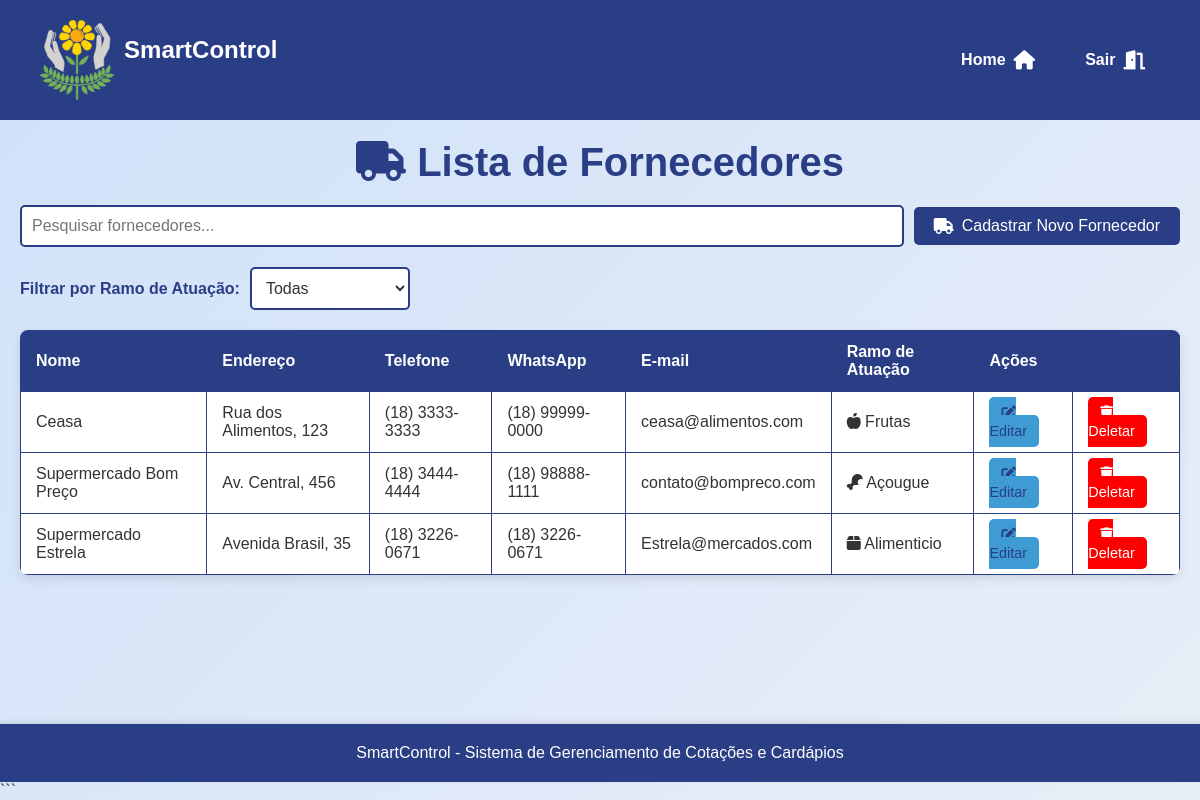
Page /assets/view/pages/fornecedores/listarFornecedores/listarFornecedores.php (signed in) on the earlier database version.
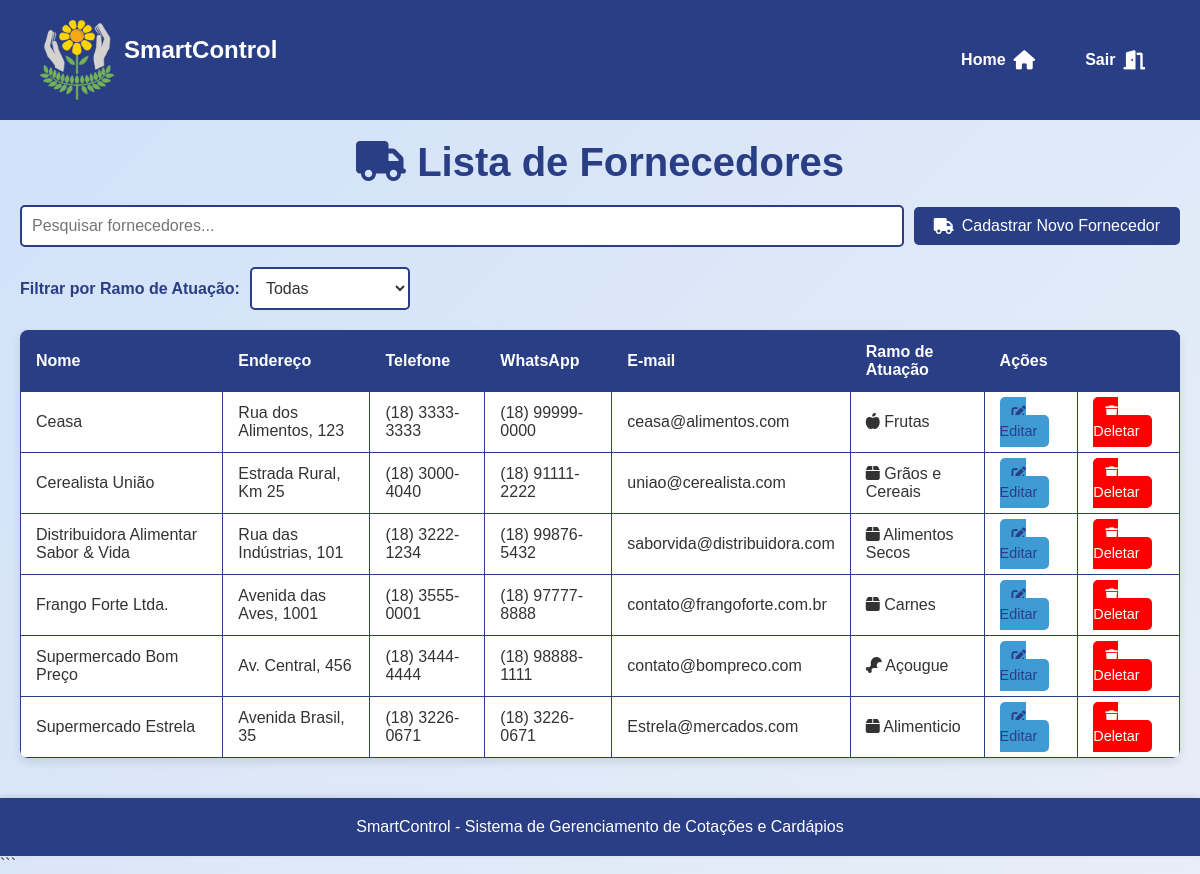
Same page on the later database version.
### tables this page shows
CREATE TABLE `fornecedores` (
  `id` int(11) NOT NULL,
  `nome` varchar(100) NOT NULL,
  `endereco` varchar(255) DEFAULT NULL,
  `telefone` varchar(15) DEFAULT NULL,
  `whatsapp` varchar(15) DEFAULT NULL,
  `email` varchar(100) DEFAULT NULL,
  `ramo_atuacao` varchar(100) DEFAULT NULL,
  `data_criacao` timestamp NOT NULL DEFAULT current_timestamp()
);

### assets/model/pdo/DataBase.php (called while the page is built, shortened)
<?php
class Database {
    private $host = 'localhost';
    private $dbname = 'sistema_apae';
    private $username = 'root';
    private $password = '';
    public $conn;
    public function __construct()
    {
        try {
            $this->conn = new PDO("mysql:host=$this->host;dbname=$this->dbname", $this->username, $this->password);
            $this->conn->setAttribute(PDO::ATTR_ERRMODE, PDO::ERRMODE_EXCEPTION);
        } catch (PDOException $exception) {
            echo "Erro na conexão: " . $exception->getMessage();
        }
    }
    public function read($table, $columns = "*", $id = null, $where = null) {
        $sql = "SELECT $columns FROM $table";
        try {
            $stmt = $this->conn->prepare($sql);
            $stmt->execute();
            return $stmt->fetchAll(PDO::FETCH_ASSOC);
        } catch (PDOException $exception) {
            echo "Erro ao ler: " . $exception->getMessage();
            return false;
        }
    }
}
?>

### assets/controller/fornecedorController.php (called while the page is built, shortened)
<?php
require_once __DIR__ . '/../model/pdo/DataBase.php';
require_once __DIR__ . '/../model/Fornecedor.php';
class ControladorFornecedor{
    private $bd;
    public function __construct() {
        $this->bd = new Database();
    }
    public function verFornecedor(){
        $todosFornecedores = $this->bd->read("fornecedores");
        $arr = [];
        foreach($todosFornecedores as $fornecedor){
            $novoFornecedor = new Fornecedor($fornecedor['id'], $fornecedor['nome'],$fornecedor['endereco'], $fornecedor['telefone'], $fornecedor['whatsapp'], $fornecedor['email'], $fornecedor['ramo_atuacao'], $fornecedor['data_criacao']);
            $arr[] = $novoFornecedor;
        }
        return $arr;
    }
}
?>

### assets/model/Fornecedor.php (called while the page is built, shortened)
<?php
class Fornecedor {
    private $id;
    private $nome;
    private $endereco;
    private $telefone;
    private $whatsapp;
    private $email;
    private $ramo_atuacao;
    public function __construct($id, $nome, $endereco, $telefone, $whatsapp, $email, $ramo_atuacao, $data_criacao) {
        $this->id = $id;
        $this->nome = $nome;
        $this->endereco = $endereco;
        $this->telefone = $telefone;
        $this->whatsapp = $whatsapp;
        $this->email = $email;
        $this->ramo_atuacao = $ramo_atuacao;
    }
    public function getId() {
        return $this->id;
    }
    public function getNome() {
        return $this->nome;
    }
    public function getEndereco() {
        return $this->endereco;
    }
    public function getTelefone() {
        return $this->telefone;
    }
    public function getWhatsapp() {
        return $this->whatsapp;
    }
    public function getEmail() {
        return $this->email;
    }
    public function getRamo() {
        return $this->ramo_atuacao;
    }
}
?>

### assets/view/pages/fornecedores/listarFornecedores/listarFornecedores.php (the view, shortened to what the changed rows need)
<?php
require_once __DIR__ . "/../../../../controller/fornecedorController.php";
require_once __DIR__ . "/../../../../controller/pageController.php";
$controler = new ControladorFornecedor();
?>
<!DOCTYPE html>
<html lang="pt-br">
<head>
    <link rel="stylesheet" href="../../styles/ListarStyle.css">
    <link rel="stylesheet" href="https://cdnjs.cloudflare.com/ajax/libs/font-awesome/6.0.0-beta3/css/all.min.css">
</head>
<body>
<main>
    <h1><i class="fas fa-truck"></i> Lista de Fornecedores</h1>
    <table>
        <thead>
            <tr>
                <th>Nome</th>
                <th>Endereço</th>
                <th>Telefone</th>
                <th>WhatsApp</th>
                <th>E-mail</th>
                <th>Ramo de Atuação</th>
                <th colspan="2">Ações</th>
            </tr>
        </thead>
        <tbody id="supplier-table-body">
            <?php
            $fornecedores = $controler->verFornecedor();
            usort($fornecedores, function($a, $b) {
                return strcmp($a->getNome(), $b->getNome());
            });
            if ($fornecedores) {
                foreach ($fornecedores as $fornecedor) {
                    $iconeRamo = '';
                    switch (strtolower($fornecedor->getRamo())) {
                        case 'frutas':
                            $iconeRamo = '<i class="fas fa-apple-alt"></i>';
                            break;
                        case 'açougue':
                            $iconeRamo = '<i class="fas fa-drumstick-bite"></i>';
                            break;
                        default:
                            $iconeRamo = '<i class="fas fa-box"></i>';
                            break;
                    }
                    echo "<tr>";
                    echo "<td>{$fornecedor->getNome()}</td>";
                    echo "<td>{$fornecedor->getEndereco()}</td>";
                    echo "<td>{$fornecedor->getTelefone()}</td>";
                    echo "<td>{$fornecedor->getWhatsapp()}</td>";
                    echo "<td>{$fornecedor->getEmail()}</td>";
                    echo "<td>{$iconeRamo} {$fornecedor->getRamo()}</td>";
                    echo "<td><a href='../editarFornecedores/editFornecedores.php?id={$fornecedor->getId()}' class='acao-editar'><i class='fas fa-edit'></i> Editar</a></td>";
                    echo "<td><a href='#' class='acao-deletar' onclick='confirmDelete({$fornecedor->getId()}, \"{$fornecedor->getNome()}\")'><i class='fas fa-trash'></i> Deletar</a></td>";
                    echo "</tr>";
                }
            } else {
                echo "<tr><td colspan='8'>Nenhum fornecedor encontrado.</td></tr>";
            }
            ?>
        </tbody>
    </table>
</main>
</body>
</html>

Differences in the rows shown:
added fornecedores: nome "Cerealista União", endereco "Estrada Rural, Km 25", telefone "(18) 3000-4040", whatsapp "(18) 91111-2222", email "uniao@cerealista.com", ramo_atuacao "Grãos e Cereais"
added fornecedores: nome "Distribuidora Alimentar Sabor & Vida", endereco "Rua das Indústrias, 101", telefone "(18) 3222-1234", whatsapp "(18) 99876-5432", email "saborvida@distribuidora.com", ramo_atuacao "Alimentos Secos"
added fornecedores: nome "Frango Forte Ltda.", endereco "Avenida das Aves, 1001", telefone "(18) 3555-0001", whatsapp "(18) 97777-8888", email "contato@frangoforte.com.br", ramo_atuacao "Carnes"
